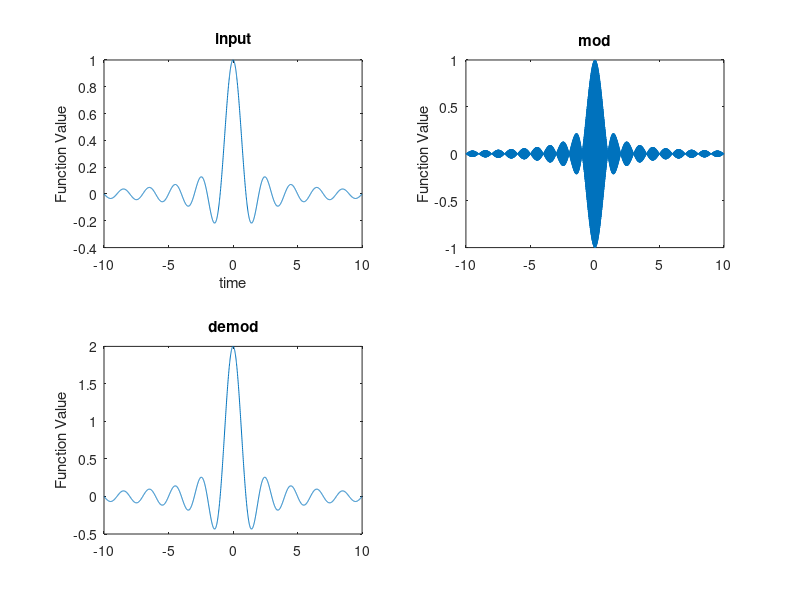

Recreate this plot in MATLAB.

t=-10:0.01:10;
x=sinc (t);
subplot(2,2,1);plot(t,x);
title('input');
xlabel('time');
ylabel('Function Value');
y = x.*exp(1i*2*pi*50*t);
m = real(y);
subplot(2,2,2);plot(t,m);
title('mod');
ylabel('Function Value');
mh = hilbert (m);
mhp=mh+m;
base = mhp.*exp(-1*1i*2*pi*50*t);
subplot(2,2,3);plot(t,base);
title('demod');
ylabel('Function Value');
